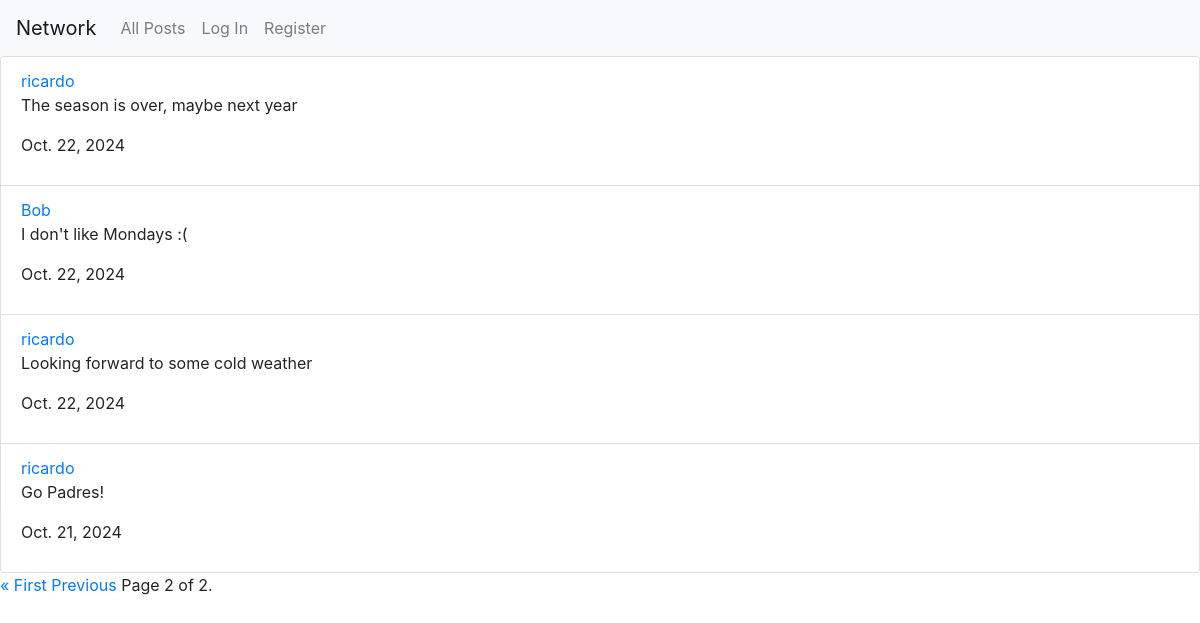
Screenshot of /?page=2 with the database file from the repository.
### network/models.py (models this page shows, shortened)
class Posts(models.Model):
    author = models.ForeignKey(User, on_delete=models.CASCADE, related_name="user_posts")
    comment_content =  models.CharField(max_length=400)
    date = models.DateField(auto_now_add=True)

class User(AbstractUser):
    pass

### network/views.py (the view)
# urls.py: path("", views.index, name="index"),
def index(request):
    all_posts = Posts.objects.all().order_by("id").reverse()
    objects = all_posts
    paginator = Paginator(objects, 10)
    page_number = request.GET.get('page')
    try:
        page_posts = paginator.page(page_number)
    except PageNotAnInteger:
        page_posts = paginator.page(1)
    except EmptyPage:
        page_posts = paginator.page(paginator.num_pages)
    likes = []
    try:
        list_of_likes = Likes.objects.filter(user=request.user)
        for positive_relation in list_of_likes:
            likes.append(positive_relation.post.id)
    except:
        likes = []
    return render(request, "network/index.html" ,{
        'page_posts': page_posts, 'likes':likes
    })

### network/templates/network/index.html (shortened to what this page needs)
{% extends "network/layout.html" %}
{% block body %}
    <ul class="list-group">
        {% for post in page_posts %}
            <li class="list-group-item" data-post-id="{{ post.id }}">
                <a href="{% url 'profile' user=post.author %}">{{post.author}}</a>
                <p id="content_{{post.id}}">{{post.comment_content}}</p>
                <p>{{post.date}}</p>
            </li>
        {% endfor %}
    </ul>
    <div class="pagination">
        <span class="step-links">
            {% if page_posts.has_previous %}
                <a href="?page=1">&laquo; First</a>
                <a href="?page={{ page_posts.previous_page_number }}">Previous</a>
            {% endif %}
            <span class="current">
                Page {{ page_posts.number }} of {{ page_posts.paginator.num_pages }}.
            </span>
        </span>
    </div>
{% endblock %}

### rows the page displays
Posts: author "ricardo", comment_content "The season is over, maybe next year", date "Oct. 22, 2024"
Posts: author "Bob", comment_content "I don't like Mondays :(", date "Oct. 22, 2024"
Posts: author "ricardo", comment_content "Looking forward to some cold weather", date "Oct. 22, 2024"
Posts: author "ricardo", comment_content "Go Padres!", date "Oct. 21, 2024"

### other values shown
{{ page_posts.number }} "2"
{{ page_posts.paginator.num_pages }} "2"
